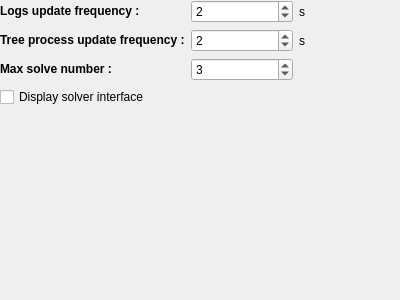
<?xml version="1.0" encoding="UTF-8"?>
<ui version="4.0">
 <class>SolveConfigWidget</class>
 <widget class="QWidget" name="SolveConfigWidget">
  <property name="geometry">
   <rect>
    <x>0</x>
    <y>0</y>
    <width>400</width>
    <height>300</height>
   </rect>
  </property>
  <property name="windowTitle">
   <string>SolveConfigWidget</string>
  </property>
  <layout class="QVBoxLayout" name="verticalLayout">
   <property name="spacing">
    <number>0</number>
   </property>
   <property name="margin">
    <number>0</number>
   </property>
   <item>
    <layout class="QGridLayout" name="gridLayout">
     <item row="0" column="0">
      <widget class="QLabel" name="label_4">
       <property name="text">
        <string>&lt;b&gt;Logs update frequency :&lt;/b&gt;</string>
       </property>
      </widget>
     </item>
     <item row="0" column="1">
      <widget class="QSpinBox" name="logsSpinBox">
       <property name="value">
        <number>2</number>
       </property>
      </widget>
     </item>
     <item row="0" column="2">
      <widget class="QLabel" name="label_5">
       <property name="text">
        <string>s</string>
       </property>
      </widget>
     </item>
     <item row="1" column="0">
      <widget class="QLabel" name="label_6">
       <property name="text">
        <string>&lt;b&gt;Tree process update frequency :&lt;/b&gt;</string>
       </property>
      </widget>
     </item>
     <item row="1" column="1">
      <widget class="QSpinBox" name="treeSpinBox">
       <property name="value">
        <number>2</number>
       </property>
      </widget>
     </item>
     <item row="1" column="2">
      <widget class="QLabel" name="label_7">
       <property name="text">
        <string>s</string>
       </property>
      </widget>
     </item>
     <item row="2" column="0">
      <widget class="QLabel" name="label">
       <property name="text">
        <string>&lt;html&gt;&lt;head/&gt;&lt;body&gt;&lt;p&gt;&lt;span style=&quot; font-weight:600;&quot;&gt;Max solve number :&lt;/span&gt;&lt;/p&gt;&lt;/body&gt;&lt;/html&gt;</string>
       </property>
      </widget>
     </item>
     <item row="2" column="1">
      <widget class="QSpinBox" name="maxSolveSpinBox">
       <property name="value">
        <number>3</number>
       </property>
      </widget>
     </item>
     <item row="3" column="0">
      <widget class="QCheckBox" name="isShowSolverCheckBox">
       <property name="styleSheet">
        <string notr="true">font: bold 9pt &quot;宋体&quot;;</string>
       </property>
       <property name="text">
        <string>Display solver interface</string>
       </property>
      </widget>
     </item>
     <item row="4" column="0">
      <spacer name="verticalSpacer">
       <property name="orientation">
        <enum>Qt::Vertical</enum>
       </property>
       <property name="sizeHint" stdset="0">
        <size>
         <width>20</width>
         <height>40</height>
        </size>
       </property>
      </spacer>
     </item>
    </layout>
   </item>
  </layout>
 </widget>
 <layoutdefault spacing="6" margin="11"/>
 <resources/>
 <connections/>
</ui>
